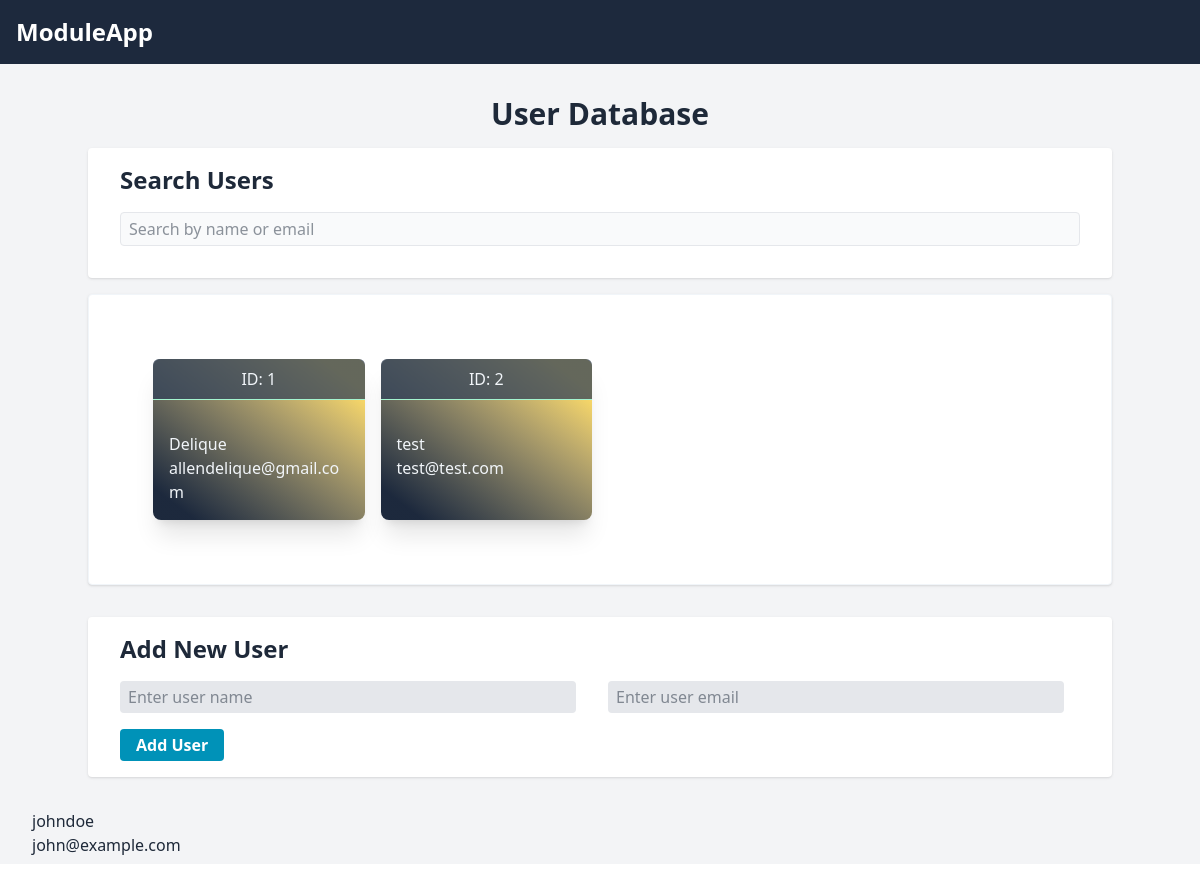
/, run on an earlier commit of the app's database.
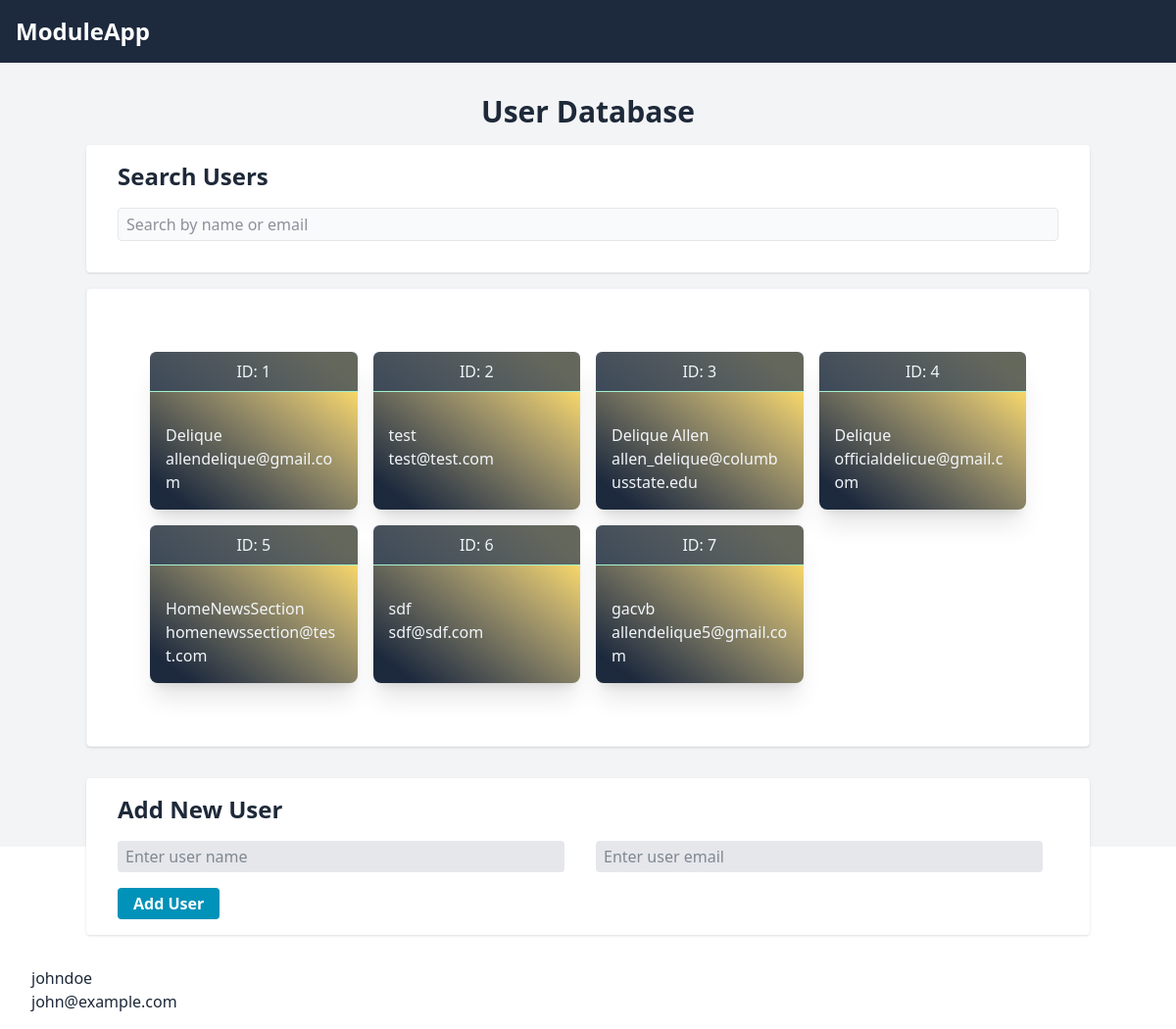
And on a later commit of the database.
### tables this page shows
CREATE TABLE `users` (`id` INTEGER PRIMARY KEY AUTOINCREMENT UNIQUE NOT NULL, `name` TEXT NOT NULL, `email` TEXT UNIQUE NOT NULL) STRICT;

### public/index.php (called while the page is built)
<?php
require __DIR__ . '/../src/app/setup.php';
$content = $router->dispatch($_SERVER['REQUEST_URI'], $_SERVER['REQUEST_METHOD']);
require view('partials/header');
require $content;
require view('partials/footer');

### src/app/functions.php (called while the page is built, shortened)
<?php
function data(string $key, $default = null)
{
    return App\View::$data[$key] ?? $default;
}
function render_component(string $template, array $data = []): string {
    extract($data);
    include __DIR__ . "/../../resources/views/components/{$template}.cp.php";
    return ob_get_clean();
}

### src/Database.php (called while the page is built, shortened)
<?php
class Database {
    private static $instance = null;
    private $connection;
    private function __construct() {
        try {
            $this->connection = new PDO('sqlite:' . __DIR__ . '/databases/database.db');
            $this->connection->setAttribute(PDO::ATTR_ERRMODE, PDO::ERRMODE_EXCEPTION);
        } catch (\PDOException $e) {
            Log::error("Database connection failed: " . $e->getMessage());
            die("Database connection failed: " . $e->getMessage());
        }
    }
    public static function getInstance(): Database {
        if (self::$instance === null) {
            self::$instance = new self();
        }
        return self::$instance;
    }
    public function getConnection(): PDO {
        return $this->connection;
    }
    public static function fetchAll($query, $params = []): array {
        $stmt = self::getInstance()->getConnection()->prepare($query);
        $stmt->execute($params);
        return $stmt->fetchAll(PDO::FETCH_ASSOC);
    }
}

### src/Controllers/HomeController.php (called while the page is built, shortened)
<?php
class HomeController {
    public function index(): string  {
        $db = Database::getInstance();
        $users = $db->fetchAll("SELECT * FROM users");
        return View::render('index.view', ['users' => $users, 'title' => 'Home Page']);
    }
}

### src/Http/Router.php (called while the page is built, shortened)
<?php
class Router {
    public array $routes = [];
    public array $routeData = [];
    public function get($uri, $action, array $data = []) {
        $this->routes['GET'][$uri] = $action;
        $this->routeData[$uri] = $data;
    }
    public function post($uri, $action, array $data = []) {
        $this->routes['POST'][$uri] = $action;
        $this->routeData[$uri] = $data;
    }
    public function dispatch($uri, $method): string {
        if (isset($this->routes[$method][$uri])) {
            $action = $this->routes[$method][$uri];
            if (is_callable($action)) {
                return call_user_func($action, ...$this->routeData[$uri]);
            } elseif (is_string($action)) {
                [$controller, $method] = explode('@', $action);
                if (class_exists($controller)) {
                    $controllerInstance = new $controller();
                    if (method_exists($controllerInstance, $method)) {
                        return call_user_func([$controllerInstance, $method]);
                    }
                }
            }
        }
        return view('errors/404.view');
    }
}

### resources/views/index.view.php (the view, shortened to what this page needs)
<main class="bg-gray-100 p-4 text-gray-800 h-screen w-full">
    <h1 class="text-3xl text-center font-bold my-4">
        User Database
    </h1>
    <div class="container mx-auto px-8 py-4 bg-white rounded shadow shadow-sky-800 hover:shadow-lg mb-4 hover:shadow-sky-700">
        <h3 class="text-2xl font-bold mb-4">Search Users</h3>
        <input id="userSearch" type="text" placeholder="Search by name or email" class="px-2 py-1 rounded w-full bg-gray-50 border border-gray-200 text-gray-800 mb-4">
    </div>
    <ul id="userList" class="mb-8 p-16 bg-white shadow rounded border-slate-100 hover:border-slate-200 border container mx-auto grid grid-cols-1 sm:grid-cols-2 md:grid-cols-4 gap-4">
        <?php foreach (data('users') as $user): ?>
            <li class="text-slate-100 bg-white bg-gradient-to-tr from-10% to-90% from-slate-800 to-amber-300/75 transition-all
            delay-100 duration-100 hover:translate-y-1 shadow-xl hover:shadow-2xl
            rounded-lg">
                <div class="text-center content-center bg-slate-700/75 rounded-t-md p-2 border-b mb-2 lg:mb-4 border-b-emerald-200">ID: <?= htmlspecialchars($user['id']) ?></div>
                <div class="p-4 text-wrap items-center">
                    <p class="text-wrap break-all"><?= htmlspecialchars($user['name']) ?></p>
                    <p class="text-wrap break-all"><?= htmlspecialchars($user['email']) ?></p>
                </div>
            </li>
        <?php endforeach; ?>
    </ul>
    <form class="container mx-auto px-8 py-4 bg-white rounded shadow mb-4" method="POST" action="/add-user">
        <h2 class="text-2xl font-bold mb-4">Add New User</h2>
        <div class="mb-4 flex gap-4 justify-center">
            <input type="text" autocomplete="name" name="name" placeholder="Enter user name" class="px-2 py-1 rounded w-1/2 bg-gray-200 text-gray-800">
            <input type="email" name="email" autocomplete="email" placeholder="Enter user email" class="px-2 py-1 rounded w-1/2 bg-gray-200 text-gray-800">
        </div>
        <input type="submit" class="bg-cyan-600 hover:bg-cyan-800 text-white font-bold  py-1 px-4 rounded" value="Add User">
    </form>
    <?=
        render_component('user-card', [
            'username' => 'johndoe',
            'email' => 'john@example.com',
            'class' => 'bg-blue-400'
        ])
    ?>
</main>

### resources/views/partials/header.php (shortened to what this page needs)
<!DOCTYPE html>
<html lang="en">
<head>
    <link rel="stylesheet" href="css/generated-styles.css">
</head>
<body>
    <header class="bg-slate-800 text-slate-200 p-4 flex flex-wrap justify-between">
        <h1 class="text-2xl font-bold text-white flex-col"><?= getenv('APP_NAME') ?: 'My App' ?></h1>
    </header>

### resources/views/components/user-card.cp.php
<div class="p-4 rounded-lg shadow-md <?= htmlspecialchars($class ?? '') ?>">
    <p class="text-lg font-semibold text-gray-800"><?= htmlspecialchars($username) ?></p>
    <p class="text-sm text-gray-600"><?= htmlspecialchars($email) ?></p>
</div>

### resources/views/partials/footer.php
</body>
</html>

What changed in the data, as far as the page shows it:
added users: id "3", name "Delique Allen", email "allen_delique@columbusstate.edu"
added users: id "4", name "Delique", email "officialdelicue@gmail.com"
added users: id "5", name "HomeNewsSection", email "homenewssection@test.com"
added users: id "6", name "sdf", email "sdf@sdf.com"
added users: id "7", name "gacvb", email "allendelique5@gmail.com"
